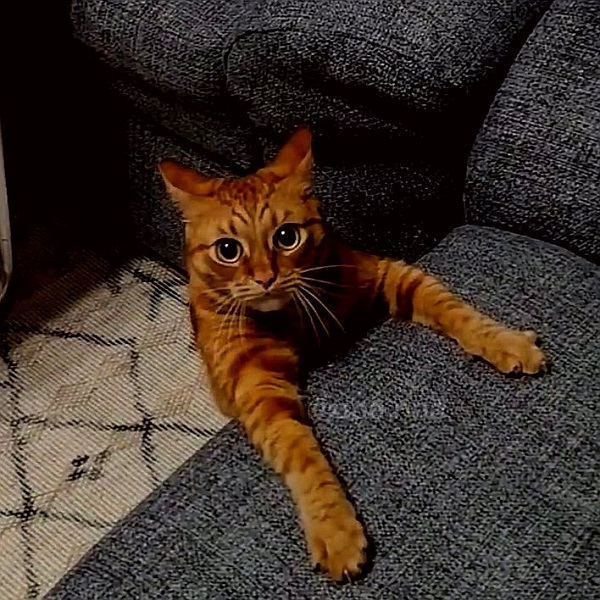
#> input picture 01_first_images/img/testcat.jpg, 600 x 600 px, found by its file name
$ python seminar_01_catHSV.py
#> lines starting #> are read from the running program, lines starting #| are printed output that depends on the picture; after the words box and inside, x2 and y2 are one past the last pixel; in counts of white or black regions, pixels touching at a corner belong together
import cv2
import numpy as np
import matplotlib.pyplot as plt
# отображение графиков в ноутбуке

cat_image  = cv2.imread('01_first_images/img/testcat.jpg')
#> cat_image is the input picture: shape (600, 600, 3); mean B, G, R 42.9, 50.6, 62.9
cat_image = cv2.cvtColor(cat_image, cv2.COLOR_BGR2RGB)  # преобразуем цвет для plt

# plt.imshow(cat_image) # Раскомментировать для вывода изображения


# меняем цветовое пространство
cat_image_hsv = cv2.cvtColor(cat_image, cv2.COLOR_RGB2HSV)
#> cat_image_hsv: shape (600, 600, 3); mean H, S, V 55.4, 115, 63.4

# осталось только подобрать нужные цвета
# воспользуйтесь функциями, которые реализовали выше
hsv_low = (0.00 * 360, 90, 30)
hsv_high = (0.057 * 360, 255, 255)

cat_area = cv2.inRange(cat_image_hsv, hsv_low, hsv_high)
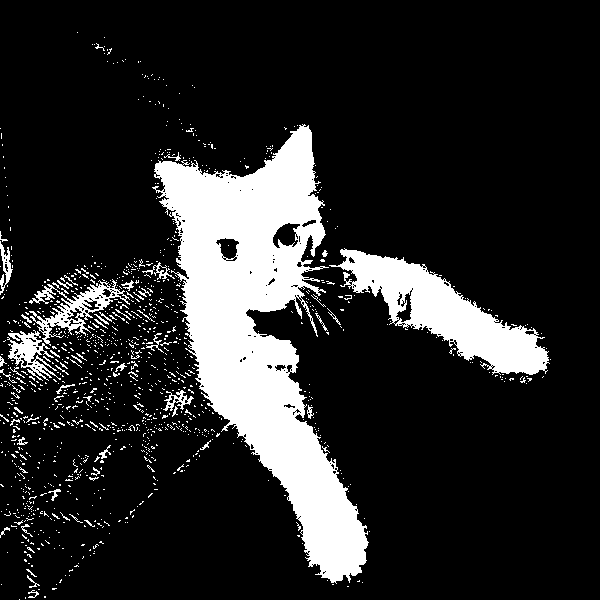
#> cat_area: shape (600, 600); 16.1% white; 1146 white regions (1091 under 20 px), largest, box (x1, y1, x2, y2) and area: (152, 124, 369, 584) 39564, (329, 248, 550, 375) 9773, (29, 279, 130, 346) 1812

## посмотрим на результат
fig, m_axs = plt.subplots(1, 2, figsize = (12, 9))
ax1, ax2 = m_axs

ax1.set_title('Исходная картинка', fontsize=15)
ax1.imshow(cat_image)
ax2.set_title('Только кот', fontsize=15)
ax2.imshow(cat_area, cmap='gray')

# plt.show() # Раскомментировать для вывода изображения

print(cat_area.shape)
#| (600, 600)

x, y = np.argwhere(cat_area == 255).T
only_cat = np.zeros_like(cat_image)
only_cat[x, y] = cat_image[x, y]
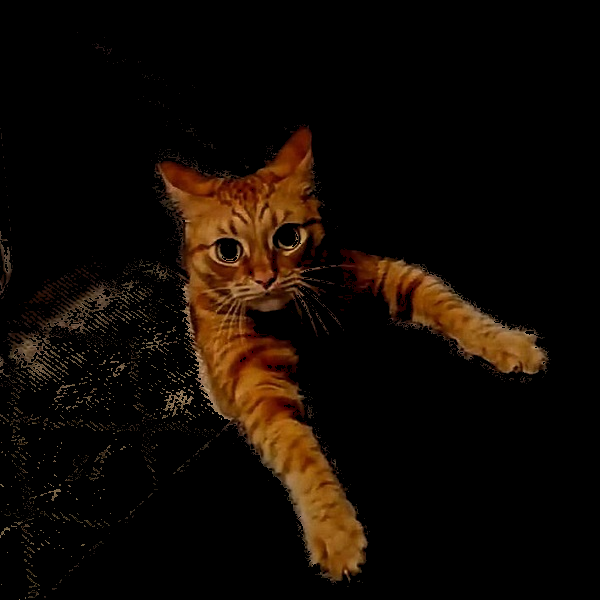
#> only_cat: shape (600, 600, 3); mean R, G, B 17.2, 9.7, 3.7

plt.imshow(only_cat)
plt.show()
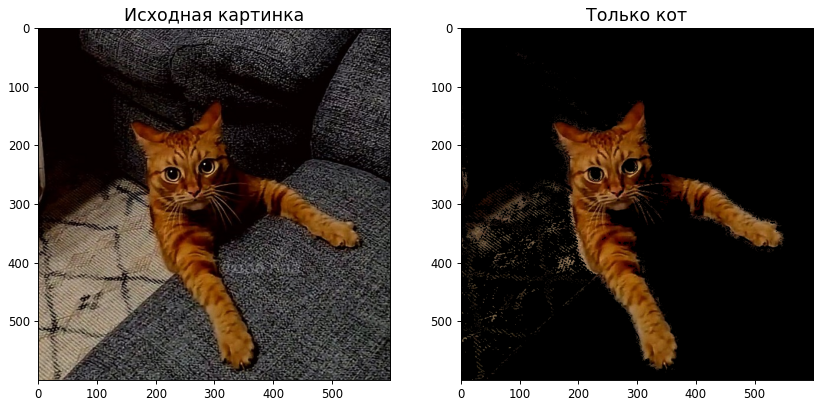
#> figure drawn by matplotlib, 2 panels
